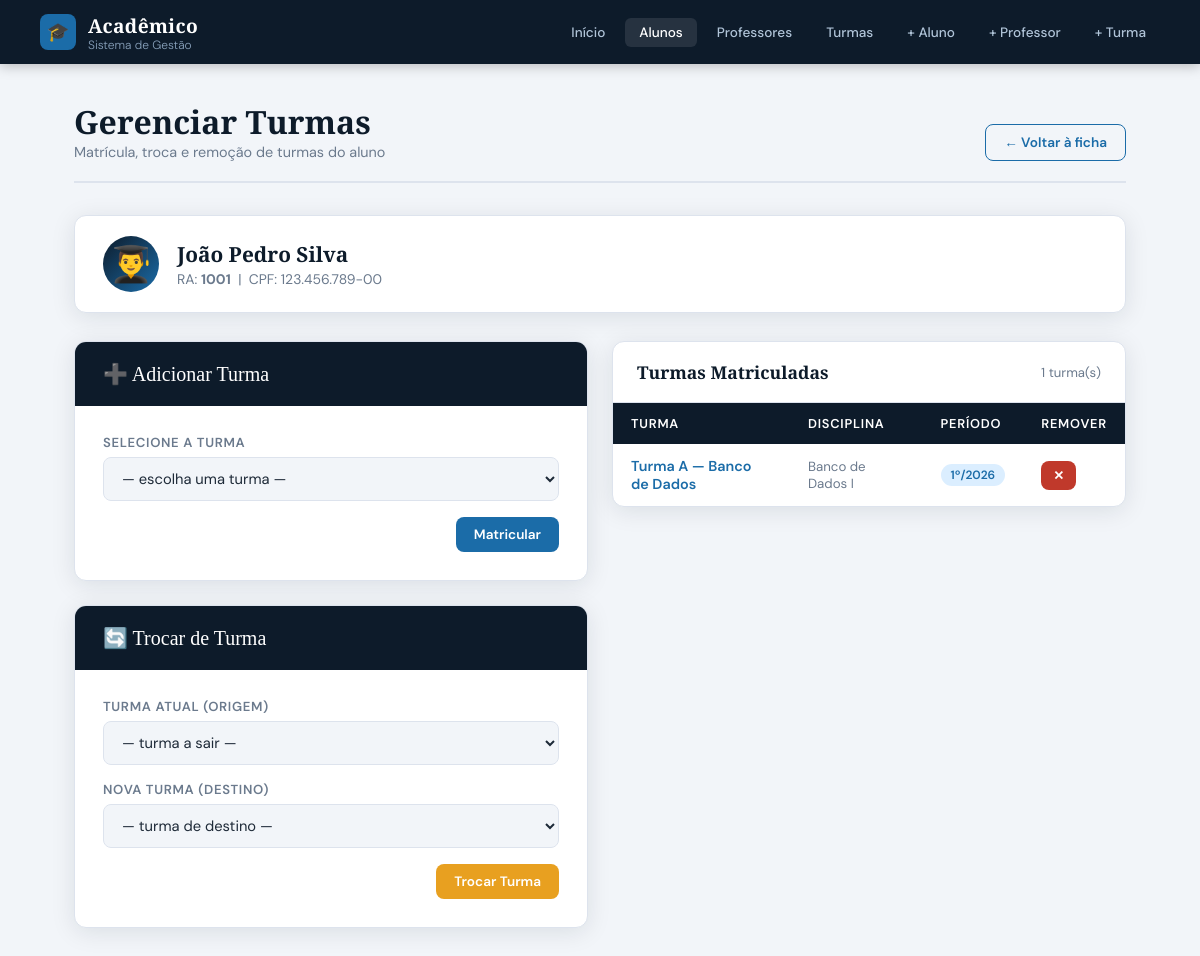
Screenshot of /aluno_turma.php?ra=1001 with the database file from the repository.
### tables this page shows
CREATE TABLE `alunos` (
  `ra`        INT(16)      NOT NULL AUTO_INCREMENT,
  `nome`      VARCHAR(80)  NOT NULL,
  `cpf`       CHAR(14)     NOT NULL,
  `email`     VARCHAR(100) NOT NULL,
  `telefone`  VARCHAR(20)  DEFAULT NULL,
  `data_nasc` DATE         DEFAULT NULL,
  `endereco`  VARCHAR(150) DEFAULT NULL,
  `cidade`    VARCHAR(60)  DEFAULT NULL,
  `uf`        CHAR(2)      DEFAULT NULL,
  `ativo`     TINYINT(1)   NOT NULL DEFAULT 1,
  PRIMARY KEY (`ra`)
);

CREATE TABLE `turma` (
  `idturma`      INT(5)      NOT NULL AUTO_INCREMENT,
  `nometurma`    VARCHAR(80) NOT NULL,
  `iddisciplina` INT(5)      NOT NULL,
  `semestre`     INT(1)      NOT NULL,
  `ano`          INT(4)      NOT NULL,
  PRIMARY KEY (`idturma`),
  KEY `iddisciplina` (`iddisciplina`)
);

CREATE TABLE `disciplina` (
  `iddisciplina`   INT(5)      NOT NULL AUTO_INCREMENT,
  `nomedisciplina` VARCHAR(80) NOT NULL,
  `idcurso`        INT(5)      NOT NULL,
  `idprofessor`    INT(5)      NOT NULL,
  PRIMARY KEY (`iddisciplina`),
  KEY `idcurso`    (`idcurso`),
  KEY `idprofessor`(`idprofessor`)
);

### aluno_turma.php (the view, shortened to what this page needs)
<?php
include('./_header.php');
include('./conect.php');
$ra = isset($_GET['ra']) ? (int)$_GET['ra'] : 0;
$q_aluno = mysqli_query($con, "SELECT ra, nome, cpf FROM alunos WHERE ra = $ra AND ativo = 1");
$aluno   = mysqli_fetch_assoc($q_aluno);
$q_minhas = mysqli_query($con,
    "SELECT t.idturma, t.nometurma, t.semestre, t.ano,
            d.nomedisciplina, c.nomecurso, p.nomeprofessor
     FROM itemturma it
     JOIN turma t      ON t.idturma = it.idturma
     JOIN disciplina d ON d.iddisciplina = t.iddisciplina
     JOIN cursos c     ON c.idcurso = d.idcurso
     JOIN professor p  ON p.idprofessor = d.idprofessor
     WHERE it.ra = $ra
     ORDER BY t.ano DESC, t.semestre DESC, t.nometurma"
);
$minhas_turmas = [];
while ($r = mysqli_fetch_assoc($q_minhas)) $minhas_turmas[] = $r;
$ids_matriculado = array_column($minhas_turmas, 'idturma');
$q_todas = mysqli_query($con,
    "SELECT t.idturma, t.nometurma, t.semestre, t.ano,
            d.nomedisciplina, c.nomecurso
     FROM turma t
     JOIN disciplina d ON d.iddisciplina = t.iddisciplina
     JOIN cursos c     ON c.idcurso = d.idcurso
     ORDER BY t.ano DESC, t.semestre DESC, t.nometurma"
);
$todas_turmas = [];
while ($r = mysqli_fetch_assoc($q_todas)) $todas_turmas[] = $r;
$turmas_disponiveis = array_filter($todas_turmas,
    fn($t) => !in_array($t['idturma'], $ids_matriculado)
);
?>
<main class="page">
  <div class="page-header">
    <div>
      <h2>Gerenciar Turmas</h2>
      <p>Matrícula, troca e remoção de turmas do aluno</p>
    </div>
    <a href="aluno_ficha.php?ra=<?php echo $ra ?>" class="btn btn-outline">← Voltar à ficha</a>
  </div>
  <div style="background:var(--card);border:1px solid var(--border);border-radius:var(--radius);
              padding:20px 28px;margin-bottom:28px;display:flex;align-items:center;gap:18px;
              box-shadow:var(--shadow);">
    <div style="font-size:2.2rem;width:56px;height:56px;background:linear-gradient(135deg,var(--navy),var(--teal));
                border-radius:50%;display:grid;place-items:center;flex-shrink:0;">👨‍🎓</div>
    <div>
      <div style="font-family:'Playfair Display',serif;font-size:1.3rem;color:var(--navy);font-weight:700;">
        <?php echo htmlspecialchars($aluno['nome']) ?>
      </div>
      <div style="font-size:.87rem;color:var(--muted);margin-top:2px;">
        RA: <strong><?php echo $aluno['ra'] ?></strong> &nbsp;|&nbsp; CPF: <?php echo $aluno['cpf'] ?>
      </div>
    </div>
  </div>
  <div style="display:grid;grid-template-columns:1fr 1fr;gap:24px;align-items:start;">
    <div style="display:flex;flex-direction:column;gap:24px;">
      <div class="form-card" style="max-width:100%;margin:0;">
        <div class="form-card-header">➕ Adicionar Turma</div>
        <div class="form-card-body">
          <?php if (empty($turmas_disponiveis)): ?>
            <p style="color:var(--muted);font-size:.9rem;">O aluno já está matriculado em todas as turmas disponíveis.</p>
          <?php else: ?>
          <form method="POST">
            <div class="form-group" style="margin-bottom:16px;">
              <label>Selecione a Turma</label>
              <select name="idturma_nova" required>
                <option value="">— escolha uma turma —</option>
              </select>
            </div>
            <div style="text-align:right;">
              <button type="submit" class="btn btn-primary">Matricular</button>
            </div>
          </form>
          <?php endif; ?>
        </div>
      </div>
      <div class="form-card" style="max-width:100%;margin:0;">
        <div class="form-card-header">🔄 Trocar de Turma</div>
        <div class="form-card-body">
          <?php if (empty($minhas_turmas)): ?>
            <p style="color:var(--muted);font-size:.9rem;">O aluno não possui nenhuma matrícula para trocar.</p>
          <?php elseif (empty($turmas_disponiveis)): ?>
            <p style="color:var(--muted);font-size:.9rem;">Não há outras turmas disponíveis como destino.</p>
          <?php else: ?>
          <form method="POST">
            <div class="form-group" style="margin-bottom:16px;">
              <label>Turma Atual (origem)</label>
              <select name="idturma_antiga" required>
                <option value="">— turma a sair —</option>
              </select>
            </div>
            <div class="form-group" style="margin-bottom:16px;">
              <label>Nova Turma (destino)</label>
              <select name="idturma_nova_troca" required>
                <option value="">— turma de destino —</option>
              </select>
            </div>
            <div style="text-align:right;">
              <button type="submit" class="btn btn-gold"
                      onclick="return confirm('Confirma a troca de turma?')">
                Trocar Turma
              </button>
            </div>
          </form>
          <?php endif; ?>
        </div>
      </div>
    </div>
    <div>
      <div class="table-card">
        <div class="table-toolbar">
          <h3>Turmas Matriculadas</h3>
          <span style="font-size:.82rem;color:var(--muted);">
            <?php echo count($minhas_turmas) ?> turma(s)
          </span>
        </div>
        <?php if (empty($minhas_turmas)): ?>
        <div class="empty-state" style="padding:40px 20px;">
          <div class="icon">📭</div>
          <p>Nenhuma turma matriculada.</p>
        </div>
        <?php else: ?>
        <table class="data-table">
          <thead>
            <tr>
              <th>Turma</th>
              <th>Disciplina</th>
              <th>Período</th>
              <th>Remover</th>
            </tr>
          </thead>
          <tbody>
            <?php foreach ($minhas_turmas as $t): ?>
            <tr>
              <td>
                <a href="turma_ficha.php?id=<?php echo $t['idturma'] ?>"
                   style="color:var(--teal);text-decoration:none;font-weight:600;">
                  <?php echo htmlspecialchars($t['nometurma']) ?>
                </a>
              </td>
              <td style="font-size:.83rem;color:var(--muted);">
                <?php echo htmlspecialchars($t['nomedisciplina']) ?>
              </td>
              <td>
                <span class="badge badge-blue">
                  <?php echo $t['semestre'] ?>º/<?php echo $t['ano'] ?>
                </span>
              </td>
              <td>
                <form method="POST" style="display:inline;">
                  <button type="submit" class="btn btn-sm btn-danger"
                          onclick="return confirm('Remover matrícula de \'<?php echo addslashes($t['nometurma']) ?>\'?')">
                    ✕
                  </button>
                </form>
              </td>
            </tr>
            <?php endforeach; ?>
          </tbody>
        </table>
        <?php endif; ?>
      </div>
    </div>
  </div>
</main>
</body>
</html>

### estilo.css (style rules this page uses)
*, *::before, *::after { box-sizing: border-box; margin: 0; padding: 0; }
:root { --navy: #0d1b2a; --teal: #1b6ca8; --teal-l: #2485c7; --gold: #e8a020; --bg: #f2f5f9; --card: #ffffff; --border: #dde3ed; --text: #1e2a38; --muted: #6b7a8d; --danger: #c0392b; --success:#1a7a4a; --radius: 12px; --shadow: 0 4px 24px rgba(13,27,42,.10); }
body { font-family: 'DM Sans', sans-serif; background: var(--bg); color: var(--text); min-height: 100vh; }
.page { max-width: 1100px; margin: 0 auto; padding: 40px 24px 60px; }
.page-header { display: flex; align-items: flex-end; justify-content: space-between; margin-bottom: 32px; border-bottom: 2px solid var(--border); padding-bottom: 20px; }
.page-header h2 { font-family: 'Playfair Display', serif; font-size: 2rem; color: var(--navy); line-height: 1.1; }
.page-header p { font-size: .9rem; color: var(--muted); margin-top: 4px; }
.btn { display: inline-flex; align-items: center; gap: 6px; padding: 9px 18px; border-radius: 8px; font-family: 'DM Sans', sans-serif; font-size: .85rem; font-weight: 600; text-decoration: none; cursor: pointer; border: none; transition: background .2s, transform .15s; }
.btn-primary { background: var(--teal); color: #fff; }
.btn-outline { background: transparent; color: var(--teal); border: 1.5px solid var(--teal); }
.btn-danger { background: var(--danger); color: #fff; }
.btn-gold { background: var(--gold); color: #fff; }
.btn-sm { padding: 6px 12px; font-size: .8rem; }
.form-card { background: var(--card); border: 1px solid var(--border); border-radius: var(--radius); box-shadow: var(--shadow); overflow: hidden; max-width: 680px; margin: 0 auto; }
.form-card-header { background: var(--navy); color: #fff; padding: 20px 28px; font-family: 'Playfair Display', serif; font-size: 1.25rem; }
.form-card-body { padding: 28px; }
.form-group { margin-bottom: 18px; }
.form-group label { display: block; font-size: .82rem; font-weight: 600; color: var(--muted); text-transform: uppercase; letter-spacing: .05em; margin-bottom: 6px; }
.form-group input, .form-group select, .form-group textarea { width: 100%; padding: 10px 14px; border: 1.5px solid var(--border); border-radius: 8px; font-family: 'DM Sans', sans-serif; font-size: .92rem; color: var(--text); background: var(--bg); transition: border-color .2s, box-shadow .2s; outline: none; }
.table-card { background: var(--card); border: 1px solid var(--border); border-radius: var(--radius); box-shadow: var(--shadow); overflow: hidden; }
.table-toolbar { display: flex; align-items: center; justify-content: space-between; padding: 18px 24px; border-bottom: 1px solid var(--border); }
.table-toolbar h3 { font-family: 'Playfair Display', serif; font-size: 1.1rem; color: var(--navy); }
table.data-table { width: 100%; border-collapse: collapse; }
table.data-table thead { background: var(--navy); color: #fff; }
table.data-table thead th { padding: 12px 18px; font-size: .8rem; font-weight: 600; text-transform: uppercase; letter-spacing: .06em; text-align: left; }
table.data-table tbody tr { border-bottom: 1px solid var(--border); transition: background .15s; }
table.data-table tbody tr:last-child { border-bottom: none; }
table.data-table tbody td { padding: 13px 18px; font-size: .9rem; }
.badge { display: inline-block; padding: 3px 10px; border-radius: 20px; font-size: .75rem; font-weight: 600; }
.badge-blue { background: #dbeeff; color: var(--teal); }

### rows the page displays
alunos: nome "João Pedro Silva", ra "1001", cpf "123.456.789-00"
turma: nometurma "Turma A — Banco de Dados", iddisciplina.nomedisciplina "Banco de Dados I", semestre "1", ano "2026"

### other values shown
count($minhas_turmas) "1"
